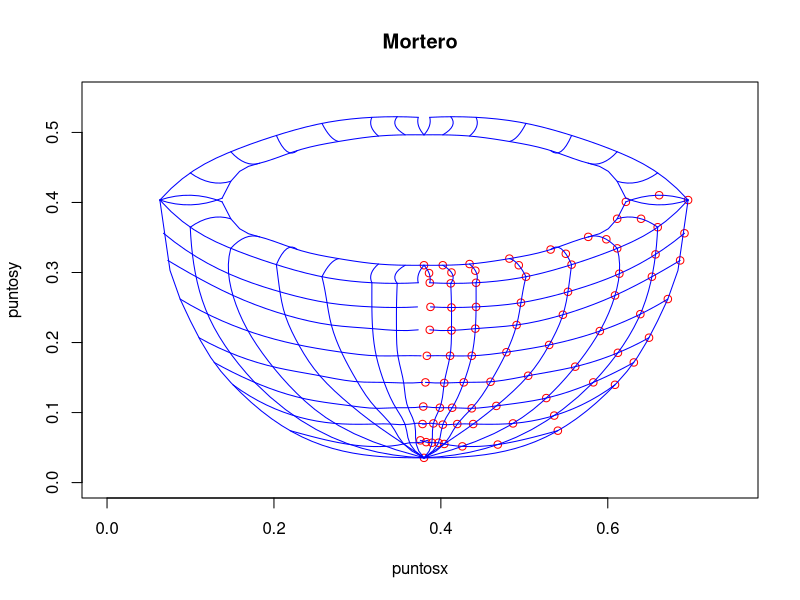

Recreate this plot in R.
rm(list=ls())
options(digits=16)
#Interpolacion Mortero por Splines
#x------------------------------------------------------------------
puntosx<-c(0.379768786,0.696242775,0.65982659,0.611271676
           ,0.556647399,0.502023121,0.442196532,0.411849711
           ,0.386705202,0.621676301,0.611271676,0.576589595
           ,0.53150289,0.482080925,0.434393064,0.402312139
           ,0.379768786,0.691907514,0.686705202,0.671965318
           ,0.649421965,0.631213873,0.60867052,0.54017341 
           ,0.387572254,0.386705202,0.383236994,0.38150289
           ,0.378901734,0.378034682,0.375433526,0.657225434
           ,0.652890173,0.639017341,0.612138728,0.58265896
           ,0.53583815,0.468208092,0.613872832,0.60867052
           ,0.590462428,0.560982659,0.526300578,0.486416185
           ,0.425722543,0.552312139,0.546242775,0.529768786
           ,0.504624277,0.466473988,0.438728324,0.404046243
           ,0.495953757,0.490751445,0.478612717,0.459537572
           ,0.43699422,0.419653179,0.397109827,0.442196532
           ,0.44132948,0.43699422,0.427456647,0.413583815
           ,0.402312139,0.389306358,0.412716763,0.412716763
           ,0.410982659,0.404046243,0.398843931,0.391040462
           ,0.382369942,0.661560694,0.639884393,0.598265896
           ,0.549710983,0.493352601,0.44132948,0.412716763
           ,0.38583815)
#y---------------------------------------------------------                                                            
puntosy<-c(0.035344828,0.403448276,0.364655172,0.334482759
           ,0.311206897,0.293965517,0.285344828,0.284482759
           ,0.285344828,0.400862069,0.376724138,0.350862069
           ,0.332758621,0.319827586,0.312068966,0.310344828
           ,0.310344828,0.356034483,0.317241379,0.262068966
           ,0.206896552,0.171551724,0.139655172,0.074137931
           ,0.250862069,0.218103448,0.181034483,0.143103448
           ,0.10862069,0.08362069,0.060344828,0.325862069
           ,0.293965517,0.240517241,0.185344828,0.143103448
           ,0.095689655,0.054310345,0.298275862,0.267241379
           ,0.21637931,0.165517241,0.120689655,0.084482759
           ,0.051724138,0.272413793,0.239655172,0.196551724
           ,0.152586207,0.109482759,0.08362069,0.055172414
           ,0.256896552,0.225,0.186206897,0.143965517
           ,0.106034483,0.08362069,0.056896552,0.250862069
           ,0.219827586,0.181034483,0.143103448,0.106896552
           ,0.082758621,0.056896552,0.25,0.217241379
           ,0.181034483,0.142241379,0.106896552,0.084482759
           ,0.057758621,0.410344828,0.376724138,0.347413793
           ,0.326724138,0.310344828,0.302586207,0.3
           ,0.299137931)
           
                                                         
plot(puntosx,puntosy, main=paste("Mortero"),xlim=c(0,0.75),ylim=c(0,0.55),col="red")
#Punto Base----------------------------------------------------
xbase<-0.379768786
ybase<-0.035344828
#Punto p1
xp1<-0.696242775
yp1<-0.403448276
#Lineas Verticales --------------------------------------------
#Base a p1-----------------------------------------------------
x<-c(xbase,puntosx[18],puntosx[19],puntosx[20],puntosx[21],puntosx[22],puntosx[23],puntosx[24],xp1)
y<-c(ybase,puntosy[18],puntosy[19],puntosy[20],puntosy[21],puntosy[22],puntosy[23],puntosy[24],yp1)
lines(spline(x, y), col = "blue")
#Reflejo en x
xrx<-c(xbase,2*xbase-x[2],2*xbase-x[3],2*xbase-x[4],2*xbase-x[5],2*xbase-x[6],2*xbase-x[7],2*xbase-x[8],2*xbase-x[9])
lines(spline(xrx,y), col = "blue")
#Base a p2-----------------------------------------------------
x<-c(xbase,puntosx[38],puntosx[37],puntosx[36],puntosx[35]
     ,puntosx[34],puntosx[33],puntosx[32],puntosx[3])
y<-c(ybase,puntosy[38],puntosy[37],puntosy[36],puntosy[35]
     ,puntosy[34],puntosy[33],puntosy[32],puntosy[3])
lines(spline(x[1:4],y[1:4]), col = "blue")
linea = spline(y[4:9],x[4:9])
l = linea$x
linea$x = linea$y
linea$y = l
lines(linea, col = "blue")
#Reflejo en x
xrx<-c(2*xbase-x[1],2*xbase-x[2],2*xbase-x[3],2*xbase-x[4],2*xbase-x[5],2*xbase-x[6],2*xbase-x[7],2*xbase-x[8],2*xbase-x[9])
lines(spline(xrx[1:4],y[1:4]), col = "blue")
linea = spline(y[4:9],xrx[4:9])
l = linea$x
linea$x = linea$y
linea$y = l
lines(linea, col = "blue")
#Base a p3-----------------------------------------------------
x<-c(xbase,puntosx[45],puntosx[44],puntosx[43],puntosx[42]
     ,puntosx[41],puntosx[40],puntosx[39],puntosx[4])
y<-c(ybase,puntosy[45],puntosy[44],puntosy[43],puntosy[42]
     ,puntosy[41],puntosy[40],puntosy[39],puntosy[4])
#lines(spline(x,y), col = "blue")
linea = spline(y,x)
l = linea$x
linea$x = linea$y
linea$y = l
lines(linea, col = "blue")
#Reflejo en x
xrx<-c(2*xbase-x[1],2*xbase-x[2],2*xbase-x[3],2*xbase-x[4],2*xbase-x[5],2*xbase-x[6],2*xbase-x[7],2*xbase-x[8],2*xbase-x[9])
#lines(spline(xrx,y), col = "blue")
linea = spline(y,xrx)
l = linea$x
linea$x = linea$y
linea$y = l
lines(linea, col = "blue")
#Base a p4-----------------------------------------------------
x<-c(xbase,puntosx[52],puntosx[51],puntosx[50],puntosx[49]
     ,puntosx[48],puntosx[47],puntosx[46],puntosx[5])
y<-c(ybase,puntosy[52],puntosy[51],puntosy[50],puntosy[49]
     ,puntosy[48],puntosy[47],puntosy[46],puntosy[5])
#lines(spline(x,y), col = "blue")
linea = spline(y,x)
l = linea$x
linea$x = linea$y
linea$y = l
lines(linea, col = "blue")
#Reflejo en x
xrx<-c(2*xbase-x[1],2*xbase-x[2],2*xbase-x[3],2*xbase-x[4],2*xbase-x[5],2*xbase-x[6],2*xbase-x[7],2*xbase-x[8],2*xbase-x[9])
#lines(spline(xrx,y), col = "blue")
linea = spline(y,xrx)
l = linea$x
linea$x = linea$y
linea$y = l
lines(linea, col = "blue")
#Base a p5-----------------------------------------------------
x<-c(xbase,puntosx[58],puntosx[57],puntosx[56],puntosx[55]
     ,puntosx[54],puntosx[53],puntosx[52],puntosx[6])
y<-c(ybase,puntosy[58],puntosy[57],puntosy[56],puntosy[55]
     ,puntosy[54],puntosy[53],puntosy[52],puntosy[6])
#lines(spline(x,y), col = "blue")
linea = spline(y,x)
l = linea$x
linea$x = linea$y
linea$y = l
lines(linea, col = "blue")
#Reflejo en x
xrx<-c(2*xbase-x[1],2*xbase-x[2],2*xbase-x[3],2*xbase-x[4],2*xbase-x[5],2*xbase-x[6],2*xbase-x[7],2*xbase-x[8],2*xbase-x[9])
#lines(spline(xrx,y), col = "blue")
linea = spline(y,xrx)
l = linea$x
linea$x = linea$y
linea$y = l
lines(linea, col = "blue")
#Base a p6-----------------------------------------------------
x<-c(xbase,puntosx[65],puntosx[64],puntosx[63],puntosx[62]
     ,puntosx[61],puntosx[60],puntosx[59],puntosx[7])
y<-c(ybase,puntosy[65],puntosy[64],puntosy[63],puntosy[62]
     ,puntosy[61],puntosy[60],puntosy[59],puntosy[7])
#lines(spline(x,y), col = "blue")
linea = spline(y,x)
l = linea$x
linea$x = linea$y
linea$y = l
lines(linea, col = "blue")
#Reflejo en x
xrx<-c(2*xbase-x[1],2*xbase-x[2],2*xbase-x[3],2*xbase-x[4],2*xbase-x[5],2*xbase-x[6],2*xbase-x[7],2*xbase-x[8],2*xbase-x[9])
#lines(spline(xrx,y), col = "blue")
linea = spline(y,xrx)
l = linea$x
linea$x = linea$y
linea$y = l
lines(linea, col = "blue")
#Base a p7-----------------------------------------------------
x<-c(xbase,puntosx[72],puntosx[71],puntosx[70],puntosx[69]
     ,puntosx[68],puntosx[67],puntosx[66],puntosx[8])
y<-c(ybase,puntosy[72],puntosy[71],puntosy[70],puntosy[69]
     ,puntosy[68],puntosy[67],puntosy[66],puntosy[8])
#lines(spline(x,y), col = "blue")
linea = spline(y,x)
l = linea$x
linea$x = linea$y
linea$y = l
lines(linea, col = "blue")
#Reflejo en x
xrx<-c(2*xbase-x[1],2*xbase-x[2],2*xbase-x[3],2*xbase-x[4],2*xbase-x[5],2*xbase-x[6],2*xbase-x[7],2*xbase-x[8],2*xbase-x[9])
#lines(spline(xrx,y), col = "blue")
linea = spline(y,xrx)
l = linea$x
linea$x = linea$y
linea$y = l
lines(linea, col = "blue")
#--------------------------------------------------------------
#Lineas Horizontales-------------------------------------------
#p17 a p24-----------------------------------------------------
x<-c(puntosx[18],puntosx[32],puntosx[39],puntosx[46],puntosx[53]
     ,puntosx[60],puntosx[67],puntosx[25])
y<-c(puntosy[18],puntosy[32],puntosy[39],puntosy[46],puntosy[53]
     ,puntosy[60],puntosy[67],puntosy[25])
lines(spline(x,y), col = "blue")
#linea = spline(y,x)
#l = linea$x
#linea$x = linea$y
#linea$y = l
#lines(linea, col = "blue")
#Reflejo en x
xrx<-c(2*xbase-x[1],2*xbase-x[2],2*xbase-x[3],2*xbase-x[4],2*xbase-x[5],2*xbase-x[6],2*xbase-x[7],2*xbase-x[8])
lines(spline(xrx,y), col = "blue")
#linea = spline(y,xrx)
#l = linea$x
#linea$x = linea$y
#linea$y = l
#lines(linea, col = "blue")
#p18 a p25-----------------------------------------------------
x<-c(puntosx[19],puntosx[33],puntosx[40],puntosx[47],puntosx[54]
     ,puntosx[61],puntosx[68],puntosx[26])
y<-c(puntosy[19],puntosy[33],puntosy[40],puntosy[47],puntosy[54]
     ,puntosy[61],puntosy[68],puntosy[26])
lines(spline(x,y), col = "blue")
#linea = spline(y,x)
#l = linea$x
#linea$x = linea$y
#linea$y = l
#lines(linea, col = "blue")
#Reflejo en x
xrx<-c(2*xbase-x[1],2*xbase-x[2],2*xbase-x[3],2*xbase-x[4],2*xbase-x[5],2*xbase-x[6],2*xbase-x[7],2*xbase-x[8])
lines(spline(xrx,y), col = "blue")
#linea = spline(y,xrx)
#l = linea$x
#linea$x = linea$y
#linea$y = l
#lines(linea, col = "blue")
#p19 a p26-----------------------------------------------------
x<-c(puntosx[20],puntosx[34],puntosx[41],puntosx[48],puntosx[55]
     ,puntosx[62],puntosx[69],puntosx[27])
y<-c(puntosy[20],puntosy[34],puntosy[41],puntosy[48],puntosy[55]
     ,puntosy[62],puntosy[69],puntosy[27])
lines(spline(x,y), col = "blue")
#linea = spline(y,x)
#l = linea$x
#linea$x = linea$y
#linea$y = l
#lines(linea, col = "blue")
#Reflejo en x
xrx<-c(2*xbase-x[1],2*xbase-x[2],2*xbase-x[3],2*xbase-x[4],2*xbase-x[5],2*xbase-x[6],2*xbase-x[7],2*xbase-x[8])
lines(spline(xrx,y), col = "blue")
#linea = spline(y,xrx)
#l = linea$x
#linea$x = linea$y
#linea$y = l
#lines(linea, col = "blue")
#p20 a p27-----------------------------------------------------
x<-c(puntosx[21],puntosx[35],puntosx[42],puntosx[49],puntosx[56]
     ,puntosx[63],puntosx[70],puntosx[28])
y<-c(puntosy[21],puntosy[35],puntosy[42],puntosy[49],puntosy[56]
     ,puntosy[63],puntosy[70],puntosy[28])
lines(spline(x,y), col = "blue")
#linea = spline(y,x)
#l = linea$x
#linea$x = linea$y
#linea$y = l
#lines(linea, col = "blue")
#Reflejo en x
xrx<-c(2*xbase-x[1],2*xbase-x[2],2*xbase-x[3],2*xbase-x[4],2*xbase-x[5],2*xbase-x[6],2*xbase-x[7],2*xbase-x[8])
lines(spline(xrx,y), col = "blue")
#linea = spline(y,xrx)
#l = linea$x
#linea$x = linea$y
#linea$y = l
#lines(linea, col = "blue")
#p21 a p28-----------------------------------------------------
x<-c(puntosx[22],puntosx[36],puntosx[43],puntosx[50],puntosx[57]
     ,puntosx[64],puntosx[71],puntosx[29])
y<-c(puntosy[22],puntosy[36],puntosy[43],puntosy[50],puntosy[57]
     ,puntosy[64],puntosy[71],puntosy[29])
lines(spline(x,y), col = "blue")
#linea = spline(y,x)
#l = linea$x
#linea$x = linea$y
#linea$y = l
#lines(linea, col = "blue")
#Reflejo en x
xrx<-c(2*xbase-x[1],2*xbase-x[2],2*xbase-x[3],2*xbase-x[4],2*xbase-x[5],2*xbase-x[6],2*xbase-x[7],2*xbase-x[8])
lines(spline(xrx,y), col = "blue")
#linea = spline(y,xrx)
#l = linea$x
#linea$x = linea$y
#linea$y = l
#lines(linea, col = "blue")
#p22 a p29-----------------------------------------------------
x<-c(puntosx[23],puntosx[37],puntosx[44],puntosx[51],puntosx[58]
     ,puntosx[65],puntosx[72],puntosx[30])
y<-c(puntosy[23],puntosy[37],puntosy[44],puntosy[51],puntosy[58]
     ,puntosy[65],puntosy[72],puntosy[30])
lines(spline(x,y), col = "blue")
#linea = spline(y,x)
#l = linea$x
#linea$x = linea$y
#linea$y = l
#lines(linea, col = "blue")
#Reflejo en x
xrx<-c(2*xbase-x[1],2*xbase-x[2],2*xbase-x[3],2*xbase-x[4],2*xbase-x[5],2*xbase-x[6],2*xbase-x[7],2*xbase-x[8])
lines(spline(xrx,y), col = "blue")
#linea = spline(y,xrx)
#l = linea$x
#linea$x = linea$y
#linea$y = l
#lines(linea, col = "blue")
#p23 a p30-----------------------------------------------------
x<-c(puntosx[24],puntosx[38],puntosx[45],puntosx[52],puntosx[59]
     ,puntosx[66],puntosx[73],puntosx[31])
y<-c(puntosy[24],puntosy[38],puntosy[45],puntosy[52],puntosy[59]
     ,puntosy[66],puntosy[73],puntosy[31])
lines(spline(x,y), col = "blue")
#linea = spline(y,x)
#l = linea$x
#linea$x = linea$y
#linea$y = l
#lines(linea, col = "blue")
#Reflejo en x
xrx<-c(2*xbase-x[1],2*xbase-x[2],2*xbase-x[3],2*xbase-x[4],2*xbase-x[5],2*xbase-x[6],2*xbase-x[7],2*xbase-x[8])
lines(spline(xrx,y), col = "blue")
#linea = spline(y,xrx)
#l = linea$x
#linea$x = linea$y
#linea$y = l
#lines(linea, col = "blue")
#Borde superior-------------------------------------------------
#p8 a p1--------------------------------------------------------
x<-c(puntosx[2],puntosx[3],puntosx[4],puntosx[5],puntosx[6],puntosx[7],puntosx[8],puntosx[9])
y<-c(puntosy[2],puntosy[3],puntosy[4],puntosy[5],puntosy[6],puntosy[7],puntosy[8],puntosy[9])
lines(spline(x,y), col = "blue")
#Reflejo en x
xrx<-c(2*xbase-x[1],2*xbase-x[2],2*xbase-x[3],2*xbase-x[4],2*xbase-x[5],2*xbase-x[6],2*xbase-x[7],2*xbase-x[8])
lines(spline(xrx,y), col = "blue")
#Reflejo en y
yry<-c(2*yp1-y[1],2*yp1-y[2],2*yp1-y[3],2*yp1-y[4],2*yp1-y[5],2*yp1-y[6],2*yp1-y[7],2*yp1-y[8])
lines(spline(x,yry), col = "blue")
#Reflejo xy
lines(spline(xrx,yry), col = "blue")
#p16 a p9-------------------------------------------------------
x<-c(puntosx[10],puntosx[11],puntosx[12],puntosx[13],puntosx[14],puntosx[15],puntosx[16],puntosx[17])
y<-c(puntosy[10],puntosy[11],puntosy[12],puntosy[13],puntosy[14],puntosy[15],puntosy[16],puntosy[17])
lines(spline(x,y), col = "blue")
#Reflejo en x
xrx<-c(2*xbase-x[1],2*xbase-x[2],2*xbase-x[3],2*xbase-x[4],2*xbase-x[5],2*xbase-x[6],2*xbase-x[7],2*xbase-x[8])
lines(spline(xrx,y), col = "blue")
#Reflejo en y
yry<-c(2*yp1-y[1],2*yp1-y[2],2*yp1-y[3],2*yp1-y[4],2*yp1-y[5],2*yp1-y[6],2*yp1-y[7],2*yp1-y[8])
lines(spline(x,yry), col = "blue")
#Reflejo xy
lines(spline(xrx,yry), col = "blue")
#p1 a p9-------------------------------------------------------
x<-c(puntosx[2],puntosx[74],puntosx[10])
y<-c(puntosy[2],puntosy[74],puntosy[10])
lines(spline(x,y), col = "blue")
#Reflejo en x
xrx<-c(2*xbase-x[1],2*xbase-x[2],2*xbase-x[3])
lines(spline(xrx,y), col = "blue")
#Reflejo en y
yry<-c(2*yp1-y[1],2*yp1-y[2],2*yp1-y[3])
lines(spline(x,yry), col = "blue")
#Reflejo xy
lines(spline(xrx,yry), col = "blue")
#p2 a p10-------------------------------------------------------
x<-c(puntosx[3],puntosx[75],puntosx[11])
y<-c(puntosy[3],puntosy[75],puntosy[11])
lines(spline(x,y), col = "blue")
#Reflejo en x
xrx<-c(2*xbase-x[1],2*xbase-x[2],2*xbase-x[3])
lines(spline(xrx,y), col = "blue")
#Reflejo en y
yry<-c(2*yp1-y[1],2*yp1-y[2],2*yp1-y[3])
lines(spline(x,yry), col = "blue")
#Reflejo xy
lines(spline(xrx,yry), col = "blue")
#p3 a p11-------------------------------------------------------
x<-c(puntosx[4],puntosx[76],puntosx[12])
y<-c(puntosy[4],puntosy[76],puntosy[12])
lines(spline(x,y), col = "blue")
#Reflejo en x
xrx<-c(2*xbase-x[1],2*xbase-x[2],2*xbase-x[3])
lines(spline(xrx,y), col = "blue")
#Reflejo en y
yry<-c(2*yp1-y[1],2*yp1-y[2],2*yp1-y[3])
lines(spline(x,yry), col = "blue")
#Reflejo xy
lines(spline(xrx,yry), col = "blue")
#p4 a p12-------------------------------------------------------
x<-c(puntosx[5],puntosx[77],puntosx[13])
y<-c(puntosy[5],puntosy[77],puntosy[13])
lines(spline(x,y), col = "blue")
#Reflejo en x
xrx<-c(2*xbase-x[1],2*xbase-x[2],2*xbase-x[3])
lines(spline(xrx,y), col = "blue")
#Reflejo en y
yry<-c(2*yp1-y[1],2*yp1-y[2],2*yp1-y[3])
lines(spline(x,yry), col = "blue")
#Reflejo xy
lines(spline(xrx,yry), col = "blue")
#p5 a p13-------------------------------------------------------
x<-c(puntosx[6],puntosx[78],puntosx[14])
y<-c(puntosy[6],puntosy[78],puntosy[14])
lines(spline(x,y), col = "blue")
#Reflejo en x
xrx<-c(2*xbase-x[1],2*xbase-x[2],2*xbase-x[3])
lines(spline(xrx,y), col = "blue")
#Reflejo en y
yry<-c(2*yp1-y[1],2*yp1-y[2],2*yp1-y[3])
lines(spline(x,yry), col = "blue")
#Reflejo xy
lines(spline(xrx,yry), col = "blue")
#p6 a p14-------------------------------------------------------
x<-c(puntosx[7],puntosx[79],puntosx[15])
y<-c(puntosy[7],puntosy[79],puntosy[15])
linea = spline(y,x)
l = linea$x
linea$x = linea$y
linea$y = l
lines(linea, col = "blue")
#Reflejo en x
xrx<-c(2*xbase-x[1],2*xbase-x[2],2*xbase-x[3])
linea = spline(y,xrx)
l = linea$x
linea$x = linea$y
linea$y = l
lines(linea, col = "blue")
#Reflejo en y
yry<-c(2*yp1-y[1],2*yp1-y[2],2*yp1-y[3])
linea = spline(yry,x)
l = linea$x
linea$x = linea$y
linea$y = l
lines(linea, col = "blue")
#Reflejo xy
linea = spline(yry,xrx)
l = linea$x
linea$x = linea$y
linea$y = l
lines(linea, col = "blue")
#p7 a p15-------------------------------------------------------
x<-c(puntosx[8],puntosx[80],puntosx[16])
y<-c(puntosy[8],puntosy[80],puntosy[16])
linea = spline(y,x)
l = linea$x
linea$x = linea$y
linea$y = l
lines(linea, col = "blue")
#Reflejo en x
xrx<-c(2*xbase-x[1],2*xbase-x[2],2*xbase-x[3])
linea = spline(y,xrx)
l = linea$x
linea$x = linea$y
linea$y = l
lines(linea, col = "blue")
#Reflejo en y
yry<-c(2*yp1-y[1],2*yp1-y[2],2*yp1-y[3])
linea = spline(yry,x)
l = linea$x
linea$x = linea$y
linea$y = l
lines(linea, col = "blue")
#Reflejo xy
linea = spline(yry,xrx)
l = linea$x
linea$x = linea$y
linea$y = l
lines(linea, col = "blue")
#p8 a p16-------------------------------------------------------
x<-c(puntosx[9],puntosx[81],puntosx[17])
y<-c(puntosy[9],puntosy[81],puntosy[17])
linea = spline(y,x)
l = linea$x
linea$x = linea$y
linea$y = l
lines(linea, col = "blue")
#Reflejo en x
xrx<-c(2*xbase-x[1],2*xbase-x[2],2*xbase-x[3])
linea = spline(y,xrx)
l = linea$x
linea$x = linea$y
linea$y = l
lines(linea, col = "blue")
#Reflejo en y
yry<-c(2*yp1-y[1],2*yp1-y[2],2*yp1-y[3])
linea = spline(yry,x)
l = linea$x
linea$x = linea$y
linea$y = l
lines(linea, col = "blue")
#Reflejo xy
linea = spline(yry,xrx)
l = linea$x
linea$x = linea$y
linea$y = l
lines(linea, col = "blue")